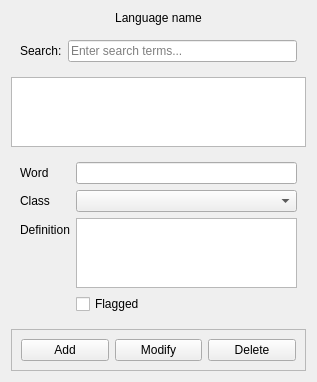
<?xml version="1.0" encoding="UTF-8"?>
<ui version="4.0">
 <class>LanguagePanel</class>
 <widget class="QWidget" name="LanguagePanel">
  <property name="geometry">
   <rect>
    <x>0</x>
    <y>0</y>
    <width>317</width>
    <height>379</height>
   </rect>
  </property>
  <property name="windowTitle">
   <string>Form</string>
  </property>
  <layout class="QVBoxLayout" name="verticalLayout">
   <item>
    <widget class="QLabel" name="languageName">
     <property name="text">
      <string>Language name</string>
     </property>
     <property name="alignment">
      <set>Qt::AlignCenter</set>
     </property>
    </widget>
   </item>
   <item>
    <widget class="QWidget" name="searchWidget" native="true">
     <layout class="QHBoxLayout" name="horizontalLayout_2">
      <item>
       <widget class="QLabel" name="searchLabel">
        <property name="text">
         <string>Search:</string>
        </property>
       </widget>
      </item>
      <item>
       <widget class="QLineEdit" name="search">
        <property name="placeholderText">
         <string>Enter search terms...</string>
        </property>
        <property name="clearButtonEnabled">
         <bool>true</bool>
        </property>
       </widget>
      </item>
     </layout>
    </widget>
   </item>
   <item>
    <widget class="QListView" name="termList"/>
   </item>
   <item>
    <widget class="QWidget" name="termEditor" native="true">
     <layout class="QFormLayout" name="formLayout">
      <item row="0" column="0">
       <widget class="QLabel" name="wordLabel">
        <property name="text">
         <string>Word</string>
        </property>
       </widget>
      </item>
      <item row="0" column="1">
       <widget class="QLineEdit" name="lineEdit"/>
      </item>
      <item row="1" column="0">
       <widget class="QLabel" name="classLabel">
        <property name="text">
         <string>Class</string>
        </property>
       </widget>
      </item>
      <item row="1" column="1">
       <widget class="QComboBox" name="comboBox"/>
      </item>
      <item row="4" column="0">
       <widget class="QLabel" name="definitionLabel">
        <property name="text">
         <string>Definition</string>
        </property>
       </widget>
      </item>
      <item row="4" column="1">
       <widget class="QTextEdit" name="definition"/>
      </item>
      <item row="5" column="1">
       <widget class="QCheckBox" name="flaggedCheck">
        <property name="text">
         <string>Flagged</string>
        </property>
       </widget>
      </item>
     </layout>
    </widget>
   </item>
   <item>
    <widget class="QFrame" name="frame">
     <property name="frameShape">
      <enum>QFrame::StyledPanel</enum>
     </property>
     <property name="frameShadow">
      <enum>QFrame::Raised</enum>
     </property>
     <layout class="QHBoxLayout" name="horizontalLayout">
      <item>
       <widget class="QPushButton" name="add">
        <property name="text">
         <string>Add</string>
        </property>
       </widget>
      </item>
      <item>
       <widget class="QPushButton" name="pushButton">
        <property name="text">
         <string>Modify</string>
        </property>
       </widget>
      </item>
      <item>
       <widget class="QPushButton" name="pushButton_2">
        <property name="text">
         <string>Delete</string>
        </property>
       </widget>
      </item>
     </layout>
    </widget>
   </item>
  </layout>
 </widget>
 <resources/>
 <connections/>
</ui>
